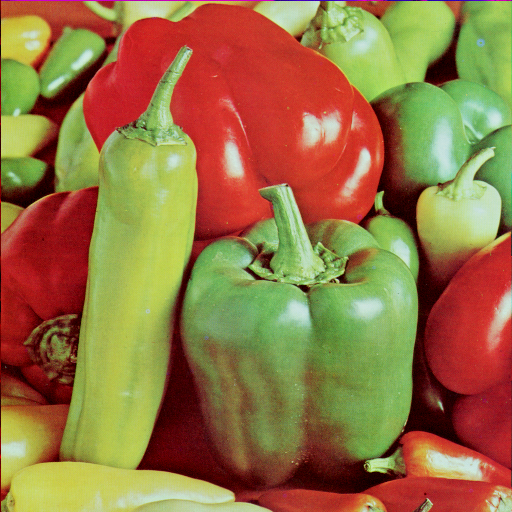
%> input picture 5/Pepper.bmp, 512 x 512 px
$ octave --eval "rgbtohsi(imread('Pepper.bmp'));"   (GNU Octave 9; MATLAB toolbox functions it lacks are replaced by stand-ins)
%> lines starting %> are read from the running program, lines starting %| are printed output that depends on the picture; in (x1, y1, x2, y2) boxes, pixels count from 0 and x2, y2 are one past the last pixel; in counts of white or black regions, pixels touching at a corner belong together; the program's own positions count from 1
function rgbtohsi(F)

F=im2double(F);
r=F(:,:,1);
g=F(:,:,2);
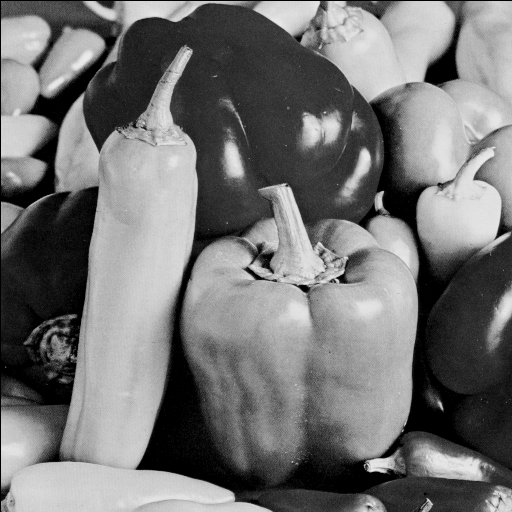
%> g: size 512x512 double; min 0, max 0.929, mean 0.453
b=F(:,:,3);
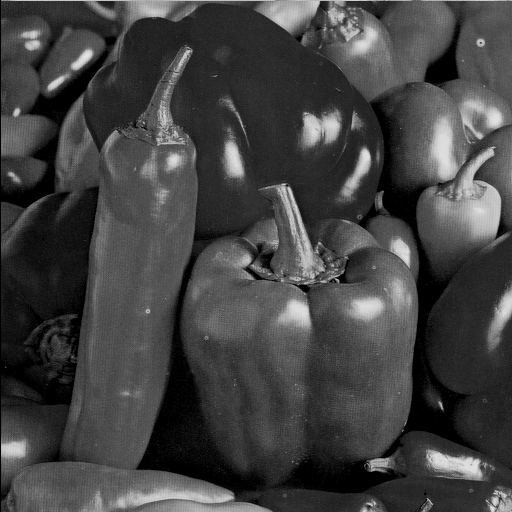
%> b: size 512x512 double; min 0, max 0.898, mean 0.261
th=acos((0.5*((r-g)+(r-b)))./((sqrt((r-g).^2+(r-b).*(g-b)))+eps));
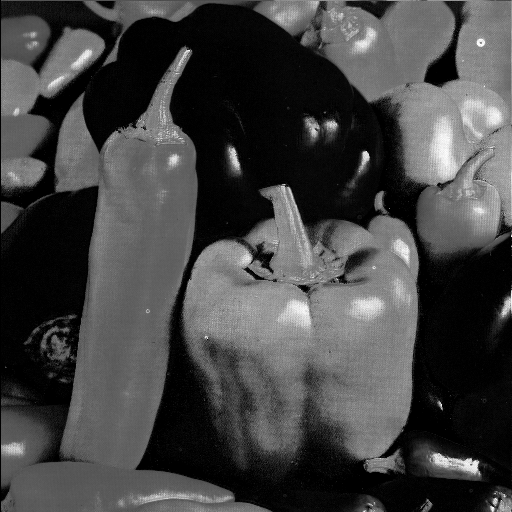
%> th: size 512x512 double; min 2.11e-08, max 3.14, mean 0.837; drawn with min black and max white
H=th;
H(b>g)=2*pi-H(b>g);
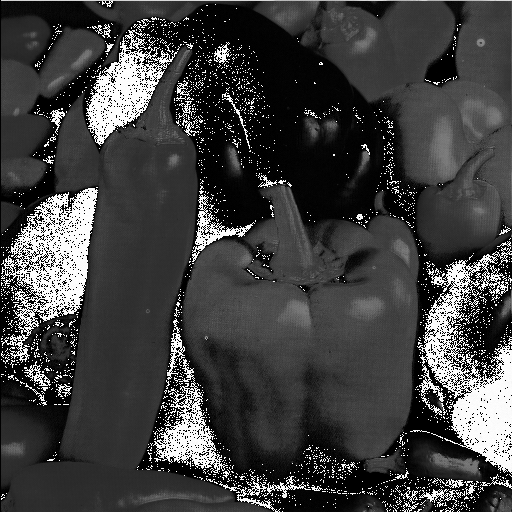
%> H: size 512x512 double; 11.92% of pixels changed, all inside (x1, y1, x2, y2) = (1, 0, 512, 512); drawn with min black and max white
H=H/(2*pi);
S=1-3.*(min(min(r,g),b))./(r+g+b+eps);
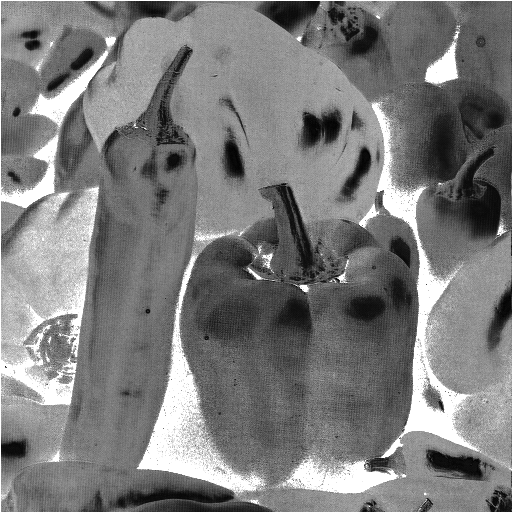
%> S: size 512x512 double; min 0.00478, max 1, mean 0.488
I=(r+g+b)/3;
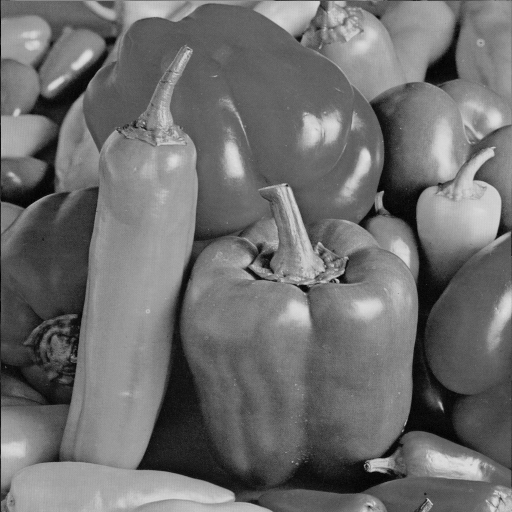
%> I: size 512x512 double; min 0, max 0.88, mean 0.434
hsi=cat(3,H,S,I);
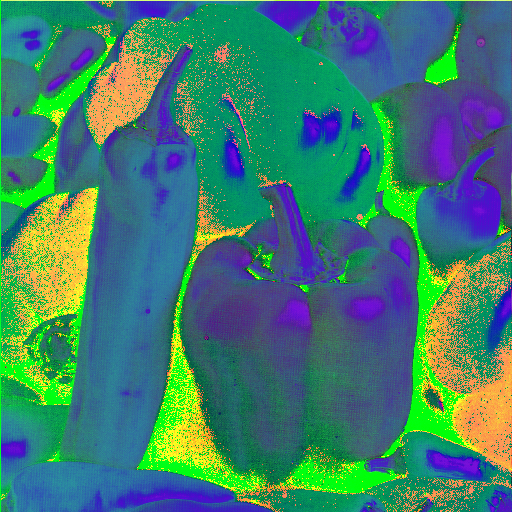
%> hsi: size 512x512x3 double; mean R, G, B 0.25, 0.488, 0.434

figure,imshow(H),title('H');
figure,imshow(S),title('S');
figure,imshow(I),title('I');
figure, imshow(hsi),title('HSI Image');


end
